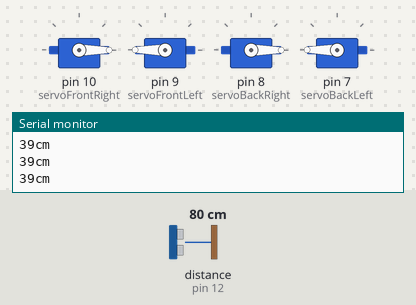
Simulated run of this sketch. Board: Arduino Uno, built with avr-gcc and run on an emulated ATmega328P. On the bench: 4 × servo, the last lines printed to the serial monitor. Wiring (inferred from the names in the program): ultrasonic range finder: trigger pin 11; echo pin 12. Inputs (shaded band) come from the test bench; at power-on: distance to the obstacle (sensor on pin 12) 80 cm. The echo pulse lasts 58.3 µs per cm.

Above: at 1.2 s.
1.3 s: distance to the obstacle (sensor on pin 12) set to 33 cm
2.8 s: distance to the obstacle (sensor on pin 12) set to 27 cm
At 3.7 s:
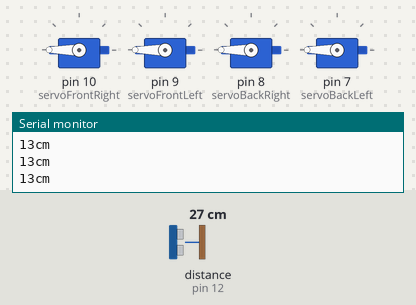
4.3 s: distance to the obstacle (sensor on pin 12) set to 35 cm
At 4.7 s:
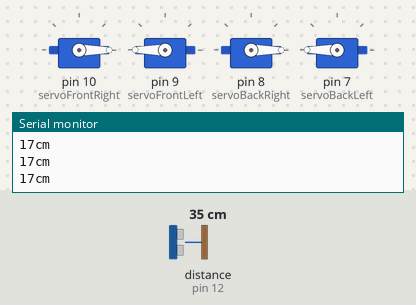
5.8 s: distance to the obstacle (sensor on pin 12) set to 2 cm
At 6.4 s:
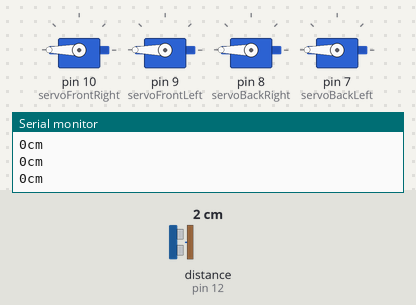
Timing chart, 0 to 8.3 s (numbered marks = the images above; inputs shaded):
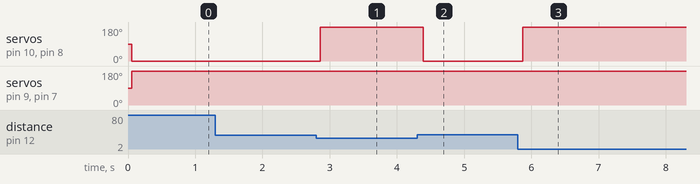

Measured:
- the behaviour switches between 31 and 30 cm on distance to the obstacle (sensor on pin 12) (found by bisection; images 0 and 1)
- after the input at 2.8 s, servo on pin 10 (servoFrontRight), servo on pin 8 (servoBackRight): 0° → 180° after 0.06 s
- after the input at 4.3 s, servo on pin 10 (servoFrontRight), servo on pin 8 (servoBackRight): 180° → 0° after 0.09 s
- after the input at 5.8 s, servo on pin 10 (servoFrontRight), servo on pin 8 (servoBackRight): 0° → 180° after 0.07 s

The sketch:

Final_Code.ino
```cpp
#include <Servo.h>
const int trigPin = 11;
const int echoPin = 12;
long duration;
int cm;
Servo myServoFR;
Servo myServoFL;
Servo myServoBR;
Servo myServoBL;

int servoFrontRight = 10;
int servoFrontLeft = 9;
int servoBackRight = 8;
int servoBackLeft = 7;


void setup()
{
	pinMode(trigPin, OUTPUT);
	pinMode(echoPin, INPUT);
	Serial.begin(9600);
	myServoFR.attach(servoFrontRight);
	myServoFL.attach(servoFrontLeft);
	myServoBR.attach(servoBackRight);
	myServoBL.attach(servoBackLeft);
}

void loop()
{
	cm = sensor();


	Serial.print(cm);
	Serial.println("cm");
	delay(50);

	if (cm < 15)
{
	myServoFR.write(180);
	myServoBR.write(180);
	myServoBL.write(180);
	myServoFL.write(180);

}
	else {
		myServoFR.write(0);
		myServoBL.write(180);
		myServoBR.write(0);
		myServoFL.write(180);
	}

}

int sensor()
{
	int distance = 0;
	digitalWrite(trigPin, LOW);
	delay(2);
	digitalWrite(trigPin, HIGH);
	delayMicroseconds(10);
	digitalWrite(trigPin, LOW);
	// Goes from HIGH (on) to LOW (off) with a delay of 2 milliseconds
	duration = pulseIn(echoPin, HIGH);
	if (duration == 0)
	{
		digitalWrite(echoPin, LOW);
		delay(1);
		pinMode(echoPin, INPUT);
	}
	distance = (duration/2) * 0.034/2;
	return distance;

}
```
